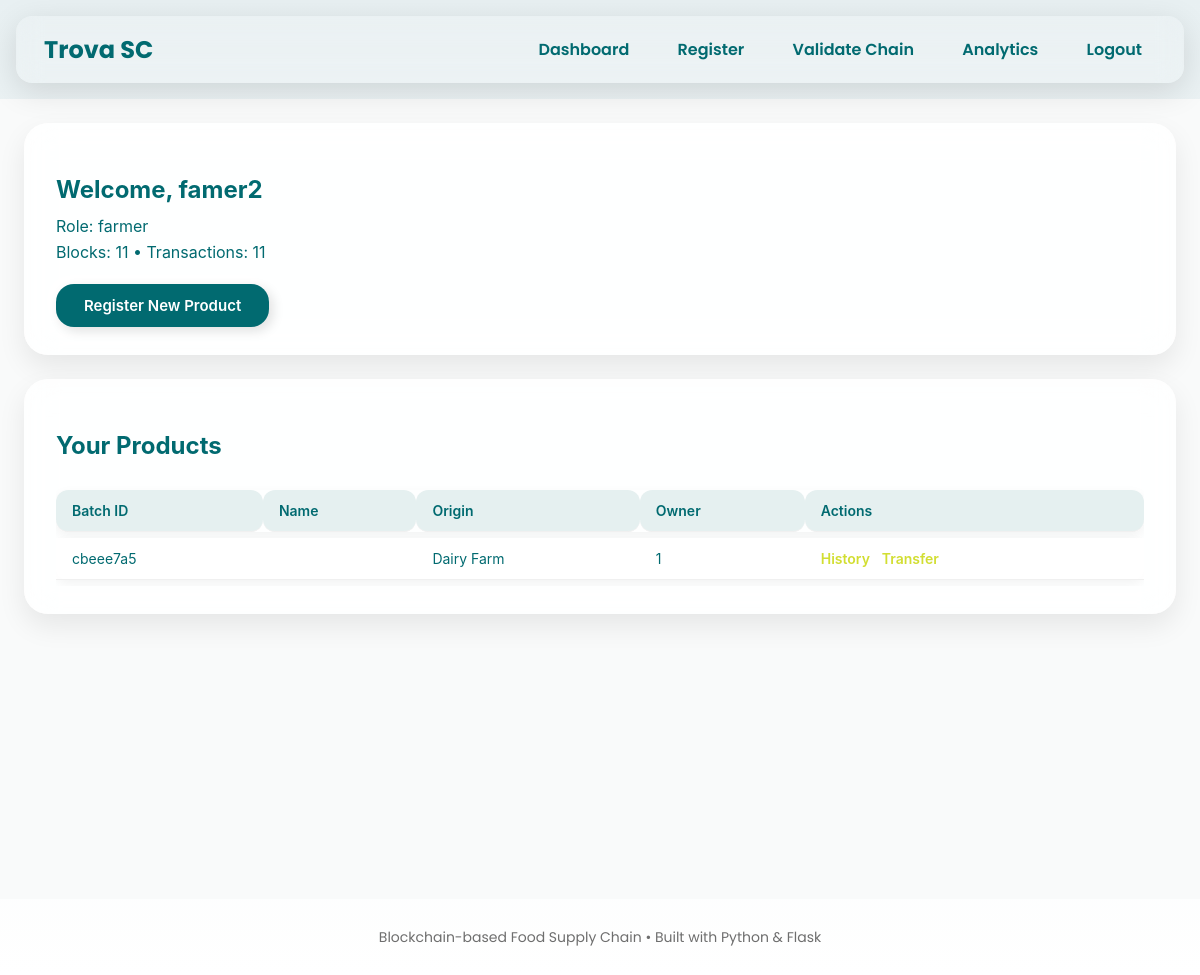
The page /dashboard (signed in) on the database its author committed.
### models.py (models this page shows)
class User(UserMixin, db.Model):
    id = db.Column(db.Integer, primary_key=True)
    username = db.Column(db.String(80), unique=True, nullable=False)
    email = db.Column(db.String(120), unique=True, nullable=False)
    password_hash = db.Column(db.String(200), nullable=False)
    role = db.Column(db.String(50), default="Farmer")  # Farmer, Distributor, Retailer, Admin

class Product(db.Model):
    id = db.Column(db.Integer, primary_key=True)
    batch_id = db.Column(db.String(64), unique=True, nullable=False)
    product_type = db.Column(db.String(64), nullable=False)
    origin = db.Column(db.String(128), nullable=False)
    owner_id = db.Column(db.Integer, db.ForeignKey('user.id'), nullable=False)
    owner = db.relationship('User', backref='products')
    current_owner = db.Column(db.String(64), nullable=False)
    status = db.Column(db.String(64), default="Registered")
    product_metadata = db.Column(db.Text)  # store JSON string for temp/humidity/notes
    timestamp = db.Column(db.DateTime, default=datetime.utcnow)

### app.py (the view)
    @app.route("/dashboard")
    @login_required
    def dashboard():
        products = Product.query.filter(
            (Product.owner_id == current_user.id) | (current_user.role == 'admin')
        ).all()
        total_blocks = len(blockchain.chain)
        total_transactions = sum(len(b.transactions) for b in blockchain.chain)
        return render_template(
            "dashboard.html",
            products=products,
            total_blocks=total_blocks,
            total_transactions=total_transactions
        )

### templates/dashboard.html
{% extends "base.html" %}
{% block content %}
<div class="dashboard-container">
  <div class="dashboard-card">
    <h3>Welcome, {{ current_user.username }}</h3>
    <p>Role: {{ current_user.role }}</p>
    <p>Blocks: {{ total_blocks }} • Transactions: {{ total_transactions }}</p>
    <a class="btn" href="{{ url_for('register_product') }}">Register New Product</a>
  </div>
  <div class="dashboard-card">
    <h3>Your Products</h3>
    <div class="table-container">
      <table class="table">
        <thead>
          <tr>
            <th>Batch ID</th>
            <th>Name</th>
            <th>Origin</th>
            <th>Owner</th>
            <th>Actions</th>
          </tr>
        </thead>
        <tbody>
          {% for p in products %}
          <tr>
            <td>{{ p.batch_id }}</td>
            <td>{{ p.name }}</td>
            <td>{{ p.origin }}</td>
            <td>{{ p.owner_id }}</td>
            <td>
              <a class="link-btn" href="{{ url_for('history', batch_id=p.batch_id) }}">History</a>
              <a class="link-btn" href="{{ url_for('transfer', product_id=p.id) }}">Transfer</a>
            </td>
          </tr>
          {% else %}
          <tr><td colspan="5">No products yet.</td></tr>
          {% endfor %}
        </tbody>
      </table>
    </div>
  </div>
</div>
{% endblock %}

### static/style.css (style rules this page uses)
:root { --primary: #016A70; --secondary: #D2DE32; --soft: #A2C579; --bg-light: #f9f9f9; --bg-dark: rgba(20, 20, 30, 0.9); --glass: rgba(255, 255, 255, 0.1); --blur: 12px; --font: 'Poppins', sans-serif; }
* { box-sizing: border-box; transition: all 0.3s ease-in-out; }
body { font-family: var(--font); margin: 0; background: linear-gradient(180deg, #e8f0f2, #ffffff); color: #111; -webkit-font-smoothing: antialiased; overflow-x: hidden; }
.btn { display: inline-block; background: #ffffff; color: var(--primary); padding: 12px 22px; border-radius: 16px; border: none; font-weight: 600; cursor: pointer; text-decoration: none; font-size: 15px; box-shadow: 6px 6px 16px rgba(0,0,0,0.12), -6px -6px 16px rgba(255,255,255,0.7); transition: all 0.3s ease; }
.table { width: 100%; border-collapse: collapse; margin-top: 12px; }
.table th, .table td { padding: 12px; border-bottom: 1px solid #f0f0f0; text-align: left; font-size: 14px; }
* { transition: all 0.25s ease-in-out; }
.btn { padding: 12px 24px; border-radius: 16px; font-weight: 600; font-size: 15px; border: none; cursor: pointer; color: var(--primary); background: #ffffff; text-decoration: none; box-shadow: 6px 6px 16px rgba(0,0,0,0.12), -6px -6px 16px rgba(255,255,255,0.7); transition: all 0.3s ease; }
.btn { padding: 14px 28px; border-radius: 18px; font-weight: 600; font-size: 15px; border: none; cursor: pointer; color: #016A70; background: #ffffff; box-shadow: 6px 6px 16px rgba(0,0,0,0.12), -6px -6px 16px rgba(255,255,255,0.8); transition: all 0.3s ease; }
.dashboard-container { display: flex; flex-direction: column; gap: 24px; padding: 24px; background: #f9fafa; min-height: 100vh; font-family: -apple-system, BlinkMacSystemFont, "Segoe UI", Roboto, sans-serif; }
.dashboard-card { background: rgba(255,255,255,0.85); backdrop-filter: blur(16px); border-radius: 24px; padding: 28px 32px; box-shadow: 0 12px 28px rgba(0,0,0,0.08); transition: transform 0.3s ease, box-shadow 0.3s ease; }
.dashboard-card h3 { margin-bottom: 12px; color: #016A70; font-size: 24px; font-weight: 700; }
.dashboard-card p { margin: 6px 0; color: #016A70; font-size: 16px; }
.table th, .table td label { color: #D2DE32; font-weight: 600; }
.btn { display: inline-block; margin-top: 16px; padding: 12px 28px; border-radius: 18px; font-weight: 600; font-size: 15px; color: #ffffff; background: #016A70; text-decoration: none; box-shadow: 4px 4px 12px rgba(0,0,0,0.12), -4px -4px 12px rgba(255,255,255,0.4); transition: all 0.3s ease; }
.table-container { overflow-x: auto; margin-top: 12px; }
.table { width: 100%; border-collapse: separate; border-spacing: 0 6px; }
.table th, .table td { padding: 12px 16px; text-align: left; font-size: 14px; color: #016A70; }
.table th { font-weight: 600; background: rgba(1,106,112,0.1); border-radius: 12px; }
.table tr { background: rgba(255,255,255,0.85); box-shadow: 0 4px 12px rgba(0,0,0,0.05); border-radius: 12px; transition: transform 0.2s ease; }
.link-btn { color: #D2DE32; text-decoration: none; margin-right: 8px; font-weight: 600; }

### rows shown on the page
User: username "famer2", role "farmer"
Product: batch_id "cbeee7a5", origin "Dairy Farm", owner_id "1"

### other values the page prints
{{ total_blocks }} "11"
{{ total_transactions }} "11"
